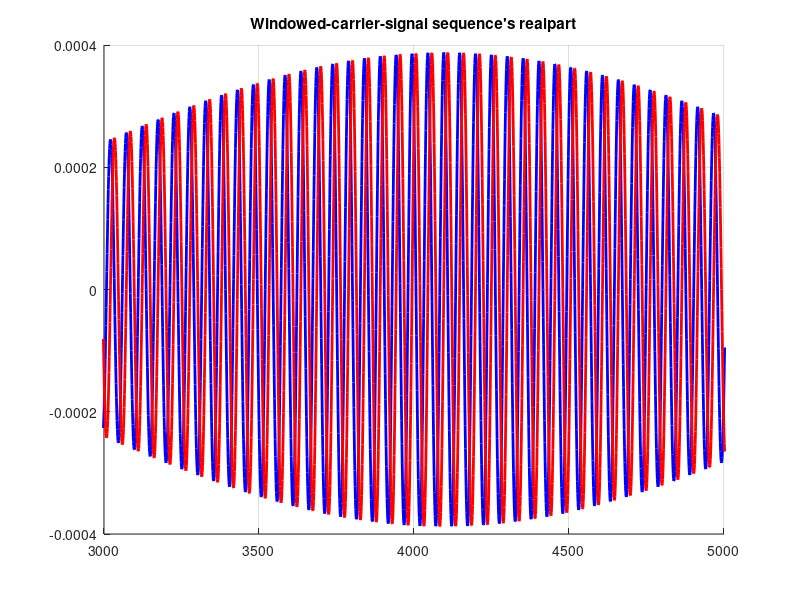
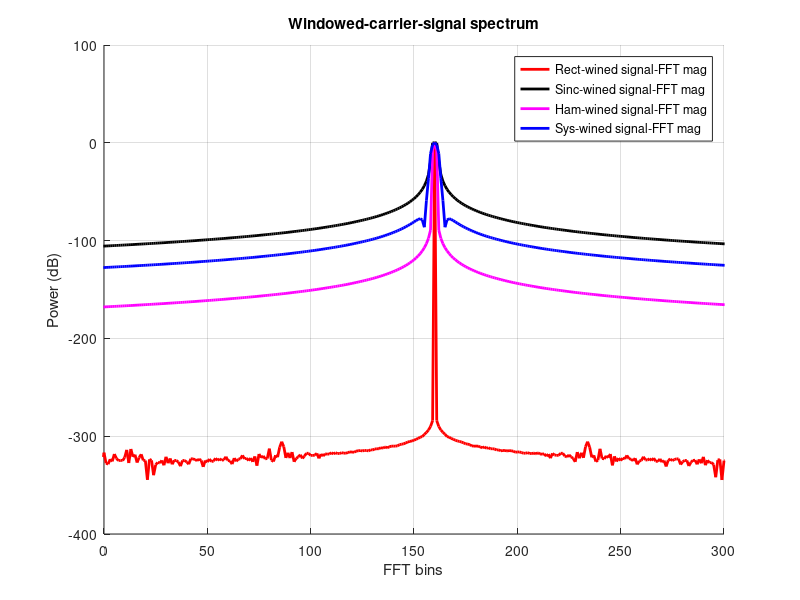

Write the MATLAB code that produced these figures, in order. (Note: this script raises an error after producing the figures.)
%%
% 验证长序列FFT多相结构的连续输出
clear;clc;

M = 8192; % Long-FFT-length
R = 4; % Taps in each polyphase branch. 
N = M/R; % Polyphase FFT-length
L = M; % original signal length.
n = 0:L-1;   % sampling index (time)
kM = -M/2:M/2-1; % FFT-bin index (normalized frequency) 
srate = 2048e6; % sampling rate.

kv = 160; % signal frequency integer-part for M-pnt long-FFT.
% dkv = 0.15; % signal frequency fraction-part for M-pnt FFT.
dkv = 0;
kvf = kv + dkv;

x = exp(1i*2*pi*kvf/M.*n); 
% win = (rectwin(N))'; 
ham_win = (hamming(M))'; % hamming window function
ham_win = ham_win./sum(ham_win);
% sinc_win = fir1(N-1,1/M,rectwin(N)); % sinc window function

% sinc_win = sinc(pi.*((0:M-1)-M/2)./N);
% sinc_win = sinc(pi.*((0:M-1)-M/2)./(2*N))/2;
sinc_win = sinc(pi.*((0:M-1)-M/2)./(4*N))/4;
sinc_win = sinc_win./sum(sinc_win);
%%
sys_win = sinc_win.*ham_win; % composed system window function
sys_win = sys_win./sum(sys_win);
rect_win = ones(1,M)./M;

x_sysWin = sys_win.*x(1:M);
X_sysWin = fft(x_sysWin)./M;
X_sysWinMag = abs(X_sysWin);

X_sincWin = fft(sinc_win.*x(1:M))./M;
X_sincWinMag = abs(X_sincWin);

X_hamWin = fft(ham_win.*x(1:M))./M;
X_hamWinMag = abs(X_hamWin);

X_recWin = fft(rect_win.*x(1:M))./M;
X_recWinMag = abs(X_recWin);
%%
% plot time squence data.
figure(1),clf
% subplot(211)
hold on
plot(0:M-1,real(x_sysWin),'b-','linew',2);
% grid on
title('Windowed-carrier-signal sequence''s realpart')
% subplot(212)
plot(0:M-1,imag(x_sysWin),'r-','linew',2);
grid on
% title('Windowed-carrier-signal sequence''s imagpart')
% title('Windowed signal sequence''s imagpart')

% ylim([0 3])
xlim([3000 5000])

figure(2),clf
hold on
plot(kM,fftshift(mag2db(X_recWinMag./max(X_recWinMag))),'r-','linew',2);
plot(kM,fftshift(mag2db(X_sincWinMag./max(X_recWinMag))),'k-','linew',2);
plot(kM,fftshift(mag2db(X_hamWinMag./max(X_recWinMag))),'m-','linew',2);
plot(kM,fftshift(mag2db(X_sysWinMag./max(X_recWinMag))),'b-','linew',2);
grid on
title('Windowed-carrier-signal spectrum')
legend({'Rect-wined signal-FFT mag','Sinc-wined signal-FFT mag',...
    'Ham-wined signal-FFT mag','Sys-wined signal-FFT mag'});
xlim([0 300])
xlabel('FFT bins')
ylabel('Power (dB)')

%%
os_ratio = 1; % the oversampled ratio. os_ratio>1 means that outputs from PFFT's bins refresh faster.
slide_len = M/os_ratio; % when being loaded,the start position in orig.sequence increase by slide_len

load_times = floor((L-M)/slide_len)+1; % deducted from geometric relation
disp(['load_times: ' num2str(load_times)])

% plot(m,phasor_lags,'b-','linew',1)
%
% Compute M-long-FFT over all frames.
% X_frames = zeros(M,load_times);
% ks = kv-10:0.1:kv+10; % frequencies to be computed.
% Rp_frex_MFFT = zeros(length(ks),load_times);
% for kk = 1:length(ks)
% 
%     x_kk = exp(1i*2*pi*ks(kk)./M.*n); % generate a signal with new freq.
%     x_frames = reshape(x_kk(1:M*load_times),[M,load_times]);    
%     X_frames = fft(x_frames.*sys_win');
%     Rp_frex_MFFT(kk,:)=abs(X_frames(kv+1,:)); % pick up the kv-th bin in pfft's bin. 
% 
% end
% disp('computing ends')
% %
% figure(3),clf
% hold on
% plot(ks, mag2db(Rp_frex_MFFT(:,1)./max(Rp_frex_MFFT(:,1))),'LineWidth',1)
% ylim([-100 0])


%%
% plot all PFFT frames.1) at kv1-bin and kv2-bin; 2) from all fft-bins
%
% Compute spectral response from a given pfft-bin
kvspan = 10;
Yp_rectWin_frames = zeros(N,load_times);
Yp_hamWin_frames = zeros(N,load_times);
Yp_sincWin_frames = zeros(N,load_times);
Yp_sysWin_frames = zeros(N,load_times);
ks = kv-kvspan:0.01:kv+kvspan; % frequencies to be computed.

% ks = kv;
% tL = (0:L-1); % original L-pnt length sample indices
% tM = (0:M-1); % M-pnt length sample indices.

% Rp_frex: polyphase-FFT freq.response from the N-pnt sequence.  
Rp_rectWin_NPFFT = zeros(length(ks),load_times);
Rp_hamWin_NPFFT = zeros(length(ks),load_times);
Rp_sincWin_NPFFT = zeros(length(ks),load_times);
Rp_sysWin_NPFFT = zeros(length(ks),load_times);
RpL_sysWin_NPFFT = zeros(length(ks),load_times);
RpR_sysWin_NPFFT = zeros(length(ks),load_times);
for kk = 1:length(ks)

    x_kk = exp(1i*2*pi*ks(kk)./M.*n); % generate a signal with new freq.
    
    % compute the pfft frames.
    for cnt = 1:load_times
        % for every sliding, compute the current head and tail of the
        % ready-to-pfft sequence.
        head_ptr = 1+(cnt-1)*slide_len;
        tail_ptr = 1+(cnt-1)*slide_len + M-1;

        xk_reg = x_kk(head_ptr:tail_ptr); % load the ready-to-pfft sequence in register.
        Yp_rectWin_frames(:,cnt) = pfft_cs(xk_reg,rect_win,N,R);
%         Yp_hamWin_frames(:,cnt) = pfft(xk_reg,ham_win,N,P);
%         Yp_sincWin_frames(:,cnt) = pfft(xk_reg,sinc_win,N,P);
        Yp_sysWin_frames(:,cnt) = pfft_cs(xk_reg,sys_win,N,R);
    end    
    
    Rp_rectWin_NPFFT(kk,:)=abs(Yp_rectWin_frames(kv/R+1,:)); % pick up the kv-th bin in pfft's bin. 
%     Rp_hamWin_NPFFT(kk,:)=abs(Yp_hamWin_frames(kv/P+1,:)); % pick up the kv-th bin in pfft's bin. 
%     Rp_sincWin_NPFFT(kk,:)=abs(Yp_sincWin_frames(kv/P+1,:)); % pick up the kv-th bin in pfft's bin. 
    Rp_sysWin_NPFFT(kk,:)=abs(Yp_sysWin_frames(kv/R+1,:)); % pick up the kv-th bin in pfft's bin. 
    RpR_sysWin_NPFFT(kk,:)=abs(Yp_sysWin_frames(kv/R+1+1,:)); % pick up the kv-th bin in pfft's bin. 
    RpL_sysWin_NPFFT(kk,:)=abs(Yp_sysWin_frames(kv/R+1-1,:)); % pick up the kv-th bin in pfft's bin. 

end
disp('ends here')

%%
figure(4),clf
hold on
plot(ks, mag2db(Rp_rectWin_NPFFT(:,1)./max(Rp_rectWin_NPFFT(:,1))),'c-','LineWidth',2)
% plot(ks, mag2db(Rp_hamWin_NPFFT(:,2)./max(Rp_rectWin_NPFFT(:,2))),'m-','LineWidth',2)
% plot(ks, mag2db(Rp_sincWin_NPFFT(:,2)./max(Rp_rectWin_NPFFT(:,2))),'k-','LineWidth',2)
plot(ks, mag2db(Rp_sysWin_NPFFT(:,1)./max(Rp_rectWin_NPFFT(:,1))),'b-','LineWidth',2)
ylim([-100 5])
%%
figure(5),clf
hold on
plot(ks, mag2db(Rp_sysWin_NPFFT(:,1)./max(Rp_rectWin_NPFFT(:,1))),'b-','LineWidth',2)
% plot(ks, mag2db(Rp_hamWin_NPFFT(:,2)./max(Rp_rectWin_NPFFT(:,2))),'m-','LineWidth',2)
% plot(ks, mag2db(Rp_sincWin_NPFFT(:,2)./max(Rp_rectWin_NPFFT(:,2))),'k-','LineWidth',2)
plot(ks, mag2db(RpR_sysWin_NPFFT(:,1)./max(Rp_rectWin_NPFFT(:,1))),'r-','LineWidth',2)
plot(ks, mag2db(RpL_sysWin_NPFFT(:,1)./max(Rp_rectWin_NPFFT(:,1))),'k-','LineWidth',2)
ylim([-100 5])
grid on
%%
Rp1_sysWin = pfftBinResponse(sys_win,N,R,0.01,kv,kvspan);

figure(6)
hold on
plot(ks, mag2db(Rp_sysWin_NPFFT(:,1)./max(Rp_rectWin_NPFFT(:,1))),'bo','LineWidth',2)
plot(ks, mag2db(Rp1_sysWin./max(Rp1_sysWin)),'k.','LineWidth',2)